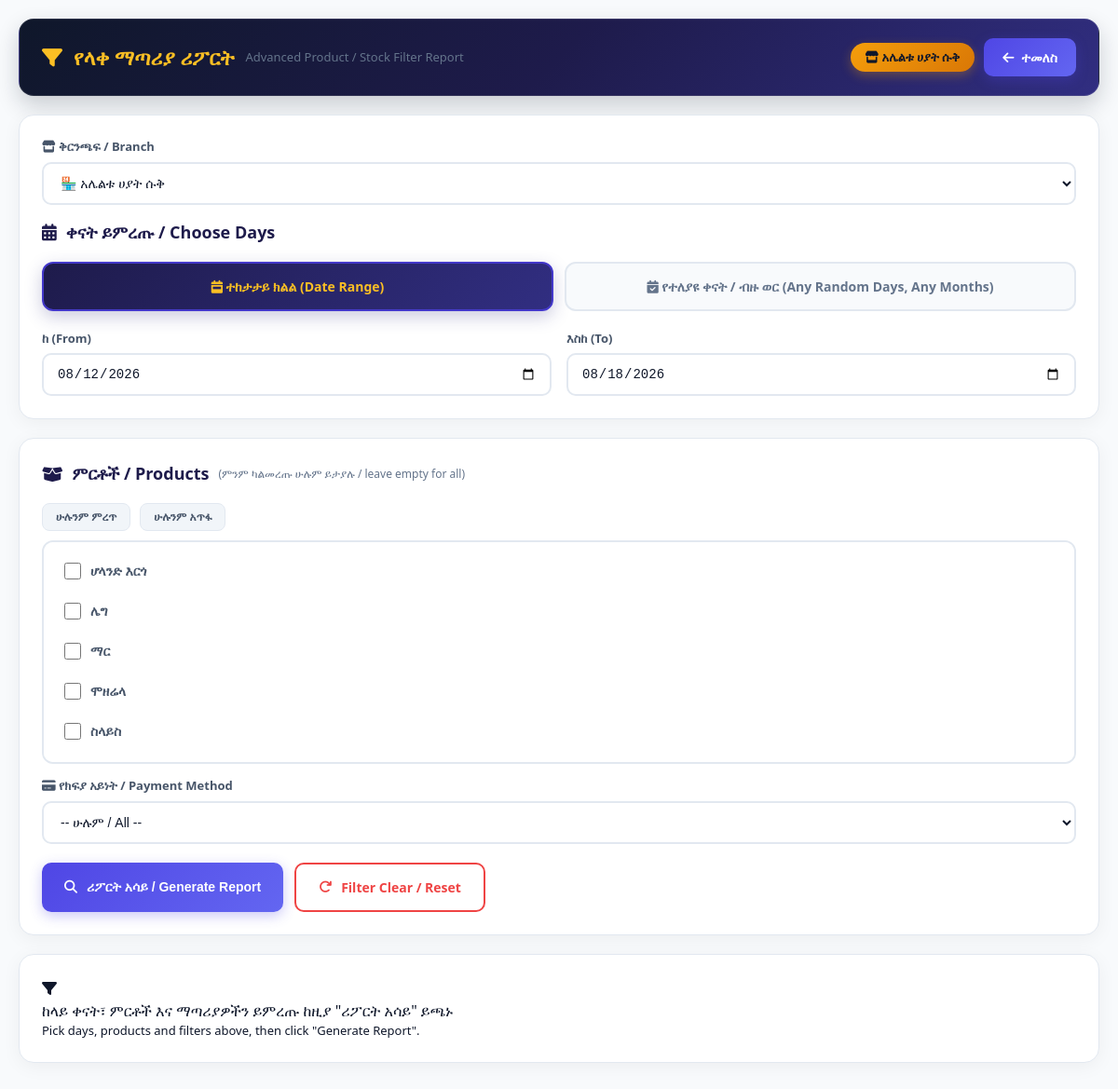
The app's page /advanced_report.php (signed in) with its own data.
### tables this page shows
CREATE TABLE `products` (
  `id` int(11) NOT NULL AUTO_INCREMENT,
  `name` varchar(100) DEFAULT NULL,
  `unit_price` decimal(10,2) DEFAULT NULL,
  `location_id` int(11) DEFAULT NULL,
  `branch_id` int(11) DEFAULT NULL,
  `last_edited_by` varchar(100) DEFAULT NULL,
  `last_edited_at` timestamp NOT NULL DEFAULT current_timestamp(),
  `is_active` tinyint(1) DEFAULT 1,
  `created_at` timestamp NOT NULL DEFAULT current_timestamp(),
  PRIMARY KEY (`id`),
  KEY `idx_prod_branch_active` (`branch_id`,`is_active`)
);

### advanced_report.php (the view, shortened to what the rows shown need)
<?php
require_once 'config.php';
$current_branch_id = getCurrentBranchId($conn, $_SESSION['user_id'], $_SESSION['role']);
$products = [];
if ($current_branch_id > 0) {
    $stmt = mysqli_prepare($conn, "SELECT id, name FROM products WHERE branch_id = ? AND is_active = 1 ORDER BY name");
    mysqli_stmt_bind_param($stmt, "i", $current_branch_id);
    mysqli_stmt_execute($stmt);
    $res = mysqli_stmt_get_result($stmt);
    while ($row = mysqli_fetch_assoc($res)) $products[] = $row;
}
$selected_product_ids = [];
?>
<!DOCTYPE html>
<html lang="am">
<head>
<link rel="stylesheet" href="https://cdnjs.cloudflare.com/ajax/libs/font-awesome/6.4.0/css/all.min.css">
</head>
<body>
<div class="wrap">
    <div class="top-bar no-print">
        <h1><i class="fas fa-filter"></i> የላቀ ማጣሪያ ሪፖርት <span style="font-size:13px;color:var(--muted);font-weight:400;">Advanced Product / Stock Filter Report</span></h1>
    </div>
    <form method="GET" id="filterForm">
        <div class="card no-print">
            <h2><i class="fas fa-calendar-alt"></i> ቀናት ይምረጡ / Choose Days</h2>
        </div>
        <div class="card no-print">
            <h2><i class="fas fa-box-open"></i> ምርቶች / Products <span style="font-size:12px;color:var(--muted);font-weight:400;">(ምንም ካልመረጡ ሁሉም ይታያሉ / leave empty for all)</span></h2>
            <div class="prod-box">
                <?php foreach ($products as $p): ?>
                <label class="prod-item">
                    <input type="checkbox" class="prodChk" value="<?php echo $p['id']; ?>" <?php echo in_array((int)$p['id'], $selected_product_ids, true) ? 'checked' : ''; ?> onchange="syncProducts()">
                    <?php echo htmlspecialchars($p['name']); ?>
                </label>
                <?php endforeach; ?>
            </div>
        </div>
    </form>
</div>
</body>
</html>

### records on screen
products: name "ሆላንድ እርጎ"
products: name "ሌግ"
products: name "ማር"
products: name "ሞዘሬላ"
products: name "ስላይስ"

### other values on screen
$current_branch_name "አሌልቱ ሀያት ሱቅ"
